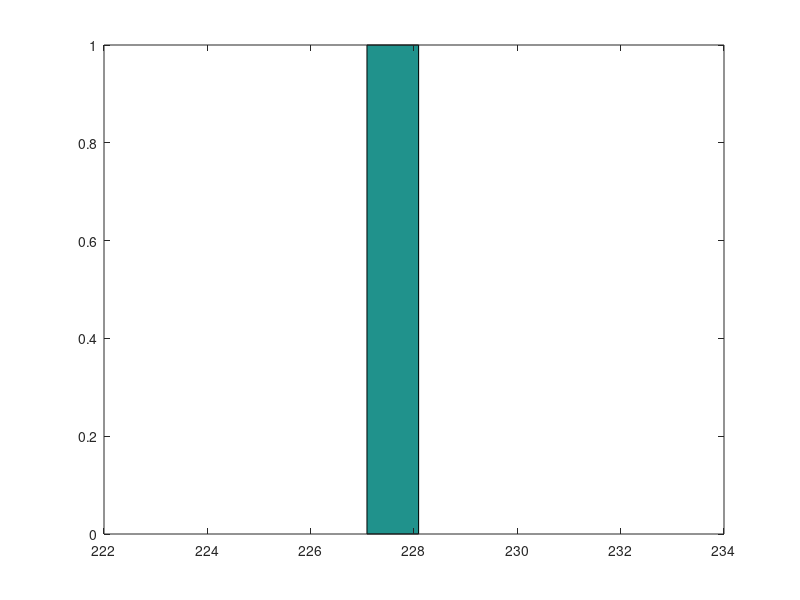
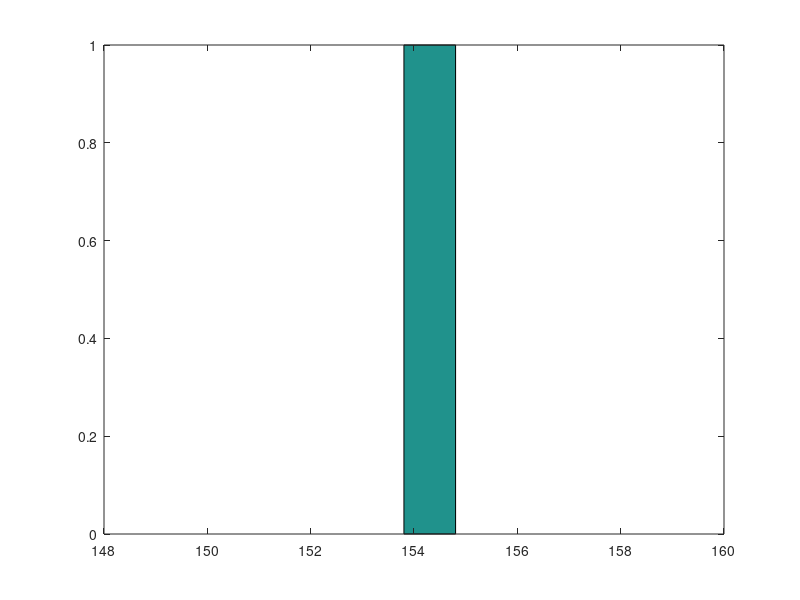
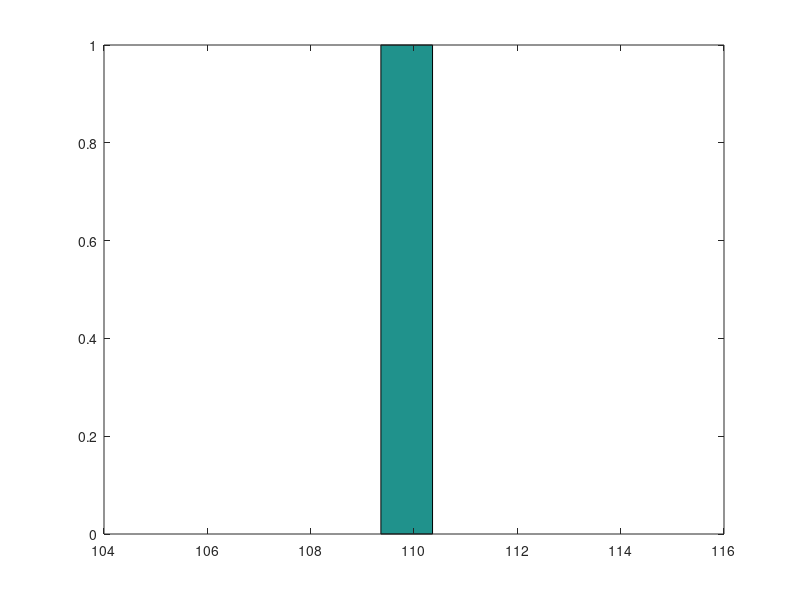

Here is the MATLAB script that generated these plots, in order:
load gt1
load matrix

errorR = [];
errorG = [];
errorY = [];

for i = 1:size(matrix,2)
    % calculate Eucledian distance between found centre and ground truth
    red = sqrt((gt1(3,i)-matrix(3,i))^2 + (gt1(2,i) - matrix(2,i))^2);
    green = sqrt((gt1(5,i)-matrix(5,i))^2 + (gt1(4,i) - matrix(4,i))^2);
    yellow = sqrt((gt1(7,i)-matrix(7,i))^2 + (gt1(6,i) - matrix(6,i))^2);
    
    % error vectors
    errorR = [errorR red];
    errorG = [errorG green];
    errorY = [errorY yellow];
end

% find maximum, minimum and total balls error. Also count the times than
% found centre is larger than 10 pixels from ground truth
figure(1)
hist(errorR);
errorCountR = sum(errorR > 10)
maxErrorR = max(errorR)
minErrorR = min(errorR)
sumErrorR = sum(errorR)

figure(2)
hist(errorG);
errorCountG = sum(errorG > 10)
maxErrorG = max(errorG)
minErrorG = min(errorG)
sumErrorG = sum(errorG)

figure(3)
hist(errorY);
errorCountY = sum(errorY > 10)
maxErrorY = max(errorY)
minErrorY = min(errorY)
sumErrorY = sum(errorY)

% total sumed error for all balls
totalError = sum([sumErrorR,sumErrorG,sumErrorY])